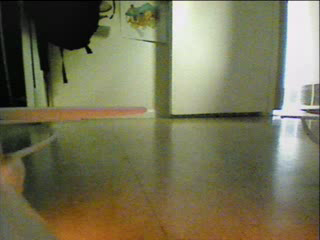
#> input picture frame 0 of Experiments/FeatureDetection/output.mov, 320 x 240 px, given in place of the camera
$ python cameraSession.py   (Python 2 division)   (older library calls are emulated)
#> lines starting #> are read from the running program, lines starting #| are printed output that depends on the picture
### Experiments/FeatureDetection/WindowDestruction.py
import cv2


class WindowDestruction:

    @classmethod
    def windowDestroyer(self, numberOfFramesOpen):
        totalFrames = numberOfFramesOpen * 4        # Every frame takes 4 wait keys.
        totalFrames = totalFrames + 1               # Everything is 0 indexed, so we gotta add 1 bad boy on there.
        cv2.destroyAllWindows()
        for i in range(1, totalFrames):
            cv2.waitKey(1)

### Experiments/FeatureDetection/Detect_Blur.py
'''**
 * Detect Blur Class
 *
 * ACKNOWLEDGEMENT CREDITS to pyimagesearch:
 *
 * www.pyimagesearch.com
 *
 * Copyright (c) 2016 Alireza Bahremand
 *
 * Permission is hereby granted, free of charge, to any person obtaining a copy
 * of this software and associated documentation files (the "Software"), to deal
 * in the Software without restriction, including without limitation the rights
 * to use, copy, modify, merge, publish, distribute, sublicense, and/or sell
 * copies of the Software, and to permit persons to whom the Software is
 * furnished to do so, subject to the following conditions:
 *
 * The above copyright notice and this permission notice shall be included in all
 * copies or substantial portions of the Software.
 *
 * THE SOFTWARE IS PROVIDED "AS IS", WITHOUT WARRANTY OF ANY KIND, EXPRESS OR
 * IMPLIED, INCLUDING BUT NOT LIMITED TO THE WARRANTIES OF MERCHANTABILITY,
 * FITNESS FOR A PARTICULAR PURPOSE AND NONINFRINGEMENT. IN NO EVENT SHALL THE
 * AUTHORS OR COPYRIGHT HOLDERS BE LIABLE FOR ANY CLAIM, DAMAGES OR OTHER
 * LIABILITY, WHETHER IN AN ACTION OF CONTRACT, TORT OR OTHERWISE, ARISING FROM,
 * OUT OF OR IN CONNECTION WITH THE SOFTWARE OR THE USE OR OTHER DEALINGS IN THE
 * SOFTWARE.
 */'''


# import the necessary packages
import argparse
import cv2
import os

class DetectBlur:
    # We have our accessor and mutator methods for the blurThresh
    # because we will want to fiddle around with the blur detection
    # to fine tune it to a set level for best blur detection focus range.

    def __init__(self, threshValue):
        self.__threshBlur = threshValue

    # Mutator method for changing static blurDetectionThresh value.
    def setBlurThresh(self, newValue):
        self.__threshBlur = newValue

    # Accessor method for static blurDetectionThresh value.
    def getBlurThresh(self):
        return self.__threshBlur

    # [4 lines left out: function variance_of_laplacian, not called in this run]

    def list_images(self,basePath, contains=None):
        # retirm the set of files that are valid.
        return list_files(basePath, validExts=(".jpg", ".jpeg", ".png", ".bmp"), contains=contains)


    # [18 lines left out: function list_files, not called in this run]

    '''if __name__ == '__main__':
        cap = cv2.VideoCapture(0)

        # loop over the input images
        #for imagePath in paths.list_images(args["images"]):
        while True:
                ret, image = cap.read()
            # load the image, convert it to grayscale, and compute the
            # focus measure of the image using the Variance of Laplacian
            # method
            #image = cv2.imread(imagePath)
                gray = cv2.cvtColor(image, cv2.COLOR_BGR2GRAY)
                fm = variance_of_laplacian(gray)
                text = "Not Blurry"

            # if the focus measure is less than the supplied threshold,
            # then the image should be considered "blurry"
                threshValue = 100       # This will be the value we fiddle with most to determine thresh marking.
                if fm < 100:
                        text = "Blurry"

            # show the image
                cv2.putText(image, "{}: {:.2f}".format(text, fm), (10, 30),
                cv2.FONT_HERSHEY_SIMPLEX, 0.8, (0, 0, 255), 3)
                cv2.imshow("Image", image)
                #key = cv2.waitKey(0)
                k = cv2.waitKey(30) & 0xFF
                if k == 27:                  # If we press the escape key terminate.
                        break

        cap.release()                   # Turn off the camera.
        cv2.destroyAllWindows()
        for i in range(1,5):            # As always due to delays of processes we want a waitkey of 4 per window open to fully terminate without freezing.
            cv2.waitKey(1)'''

### Experiments/FeatureDetection/MotionDetection.py
# import the necessary packages
import datetime
import time
import cv2
import numpy as np
from Filters import Filters

# A thought possibly worth pursuing further down the line..
# Allow MotionDetection to take a parameter that is the first frame to be read
# and perform the motion tracking on it.
# Thus each time the object is created we are reading a new frame.
# Basically we want someway to call a method that will continuously update the first
# frame when need be.
class MotionDetection:

    def __init__(self):
        self.firstFrame = None      # Uninitialized static first frame variable.
        self.cornerDetectionThresh = 5000

    def refreshFirstFrame(self, frame):
        #gray = cv2.cvtColor(frame, cv2.COLOR_BGR2GRAY) # So here we convert to grayscale cause color is irelevant
        #gray = cv2.GaussianBlur(gray, (31, 31), 0)      # We can change the region from 21 21 later for smoothing out noise.
        self.firstFrame = frame

    def increaseCornerDetectionThresh(self, threshValue):
        self.cornerDetectionThresh += threshValue
        print ("Value is now: " + str(self.cornerDetectionThresh))

    def decreaseCornerDetectionThresh(self, threshValue):
        self.cornerDetectionThresh -= threshValue
        print ("Value is now: " + str(self.cornerDetectionThresh))

    # [19 lines left out: function showMotion, not called in this run]

### Experiments/FeatureDetection/cameraSession.py
import cv2
import numpy as np
import time
import datetime
import sys
import os.path
from Filters import Filters          # This should allow us to import the Filters file.
from WebcamVideoStream import WebcamVideoStream
from Cascading import Cascading
from Detect_Blur import DetectBlur
from compressImages import ImageCompression
from WindowDestruction import WindowDestruction
from MotionDetection import MotionDetection


class CameraSession():


    def __init__(self):
        # If video source is USB device for testing, we will use the vs and cap variables below.
        #self.vs = WebcamVideoStream(src=0).start()       # so we want to read video in as a stream now so we can
        self.capture = cv2.VideoCapture(0)
        # CHANGE MILES
        # 0 for drone,
        # 1 for webcam in the case of Miles computer

        # If video source is drone, we will use the code below.
        self.fourcc = cv2.cv.CV_FOURCC(*'XVID')
        self.out = cv2.VideoWriter('output.mov', self.fourcc, 20.0, (640, 480))
        # So we want to open application for video driver first, and then run file.
        # Currently the webcam video stream class does not work for video capture, therefore we
        # need to stick to cv2.VideoCapture() until WebcamVideoStream can be optimized for working.

        # Instantiate objects
        self.filters = Filters()                             # Filters for filtering the file.
        self.motionDetection = MotionDetection()             # MotionDetection for grabbing motion.
        self.cascadeDetection = Cascading()                  # Cascading for feature recognition.
        self.blurDetection = DetectBlur(150)                 # 100 would be the value to be used for fine tuning.
        self.destroyWindows = WindowDestruction()

        time.sleep(0.25)                                # Allow camera a few miliseconds for booting up.
        self.firstFrame = None                               # First frame is a variable to be used for motion tracking, firstFrame is the frame being compared for motion change.

        # Initiate toggles.
        self.motionTime = False
        self.cascadeTime = False
        self.blurDetectionTime = False

        # Initialize external variables.
        self.numFrames = 0
        self.ts = time.time()

    def main(self):
        counter = 0                                 # Counter for gathering image files for blur detection. Counter increments number of pictures for filename.
        while True:
            # grab the frame from the threaded video stream and resize it
            # to have a maximum width of 400 pixels
            # CHANGE MILES
            #frame = self.vs.read()
            ret, frame = self.capture.read()
#> frame is the input picture: shape (240, 320, 3); mean B, G, R 86.3, 115.4, 117.4

            # If the WebcamVideoStream object has a frame grabbed, lets perform the basic required operations for all the features.
            # CHANGE MILES
            if (ret):
            #if (self.vs.grabbed):
                #self.motionDetection.refreshFirstFrame(frame)
                grayFrame = cv2.cvtColor(frame, cv2.COLOR_BGR2GRAY)  # Grayscale the image
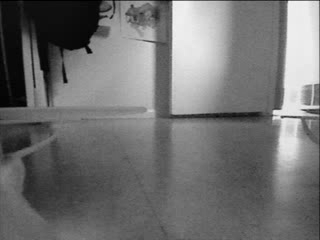
#> grayFrame: shape (240, 320); min 0, max 244, mean 112.6
                grayGausFrame = cv2.GaussianBlur(grayFrame, (21, 21), 0)            # Second, we want to apply a guassian blur to reduce noise.
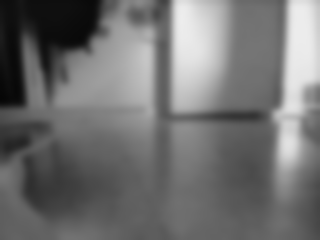
#> grayGausFrame: shape (240, 320); min 6, max 237, mean 112.8
            # originally our dimensions for gaussian blur is 21 by 21

                #commandImage = str(input('Enter Image Function to perform:'))           # String input variable for checking.

                if (cv2.waitKey(3) & 0xFF == ord('m')):    # Initiate motion tracking feature.
#> (key q is pressed here)
                    print "You initiated the motion tracking featurette"
                    # Toggle switch
                    if (self.motionTime != True):
                        self.motionTime = True
                    else:
                        self.motionTime = False
                        print "Motion tracking is turned off."
                        # Cascade checking.
                elif (cv2.waitKey(3) & 0xFF == ord('c')):  # Initiate cascade detection feature.
#> (key q is pressed here)
                    print "You initiated the cascade image recogntion feature"
                    # Toggle on off the cascading featurette.
                    if (self.cascadeTime != True):
                        self.cascadeTime = True
                    else:
                        self.cascadeTime = False
                        print "Cascading is turned off."
                elif (cv2.waitKey(3) & 0xFF == ord('b')):  # Initiate blur detection feature.
#> (key q is pressed here)
                    print "You initiated the blur detection featurette."
                    if (self.blurDetectionTime != True):
                        self.blurDetectionTime = True
                    else:
                        self.blurDetectionTime = False
                        print "Blur detection is turned off."
                # May want to sub categorize the 'r' 'u' & 'd' keys.
                elif (cv2.waitKey(5) & 0xFF == ord('r')):   # Refresh the first frame for motion tracking.
#> (key q is pressed here)
                    print "You pressed refresh"
                    self.motionDetection.refreshFirstFrame(frame)
                    continue
                elif (cv2.waitKey(5) & 0xFF == ord('i')):  # Increase motion tracking thresh.
#> (key q is pressed here)
                    print("You increased the motion detection thresh value to " + str(self.motionDetection.cornerDetectionThresh))
                    self.motionDetection.increaseCornerDetectionThresh(100)
                    continue
                elif (cv2.waitKey(5) & 0xFF == ord('d')):  # Decrease motion tracking thresh.
#> (key q is pressed here)
                    print("You decreased the motion detection thresh value to " + str(self.motionDetection.cornerDetectionThresh))
                    self.motionDetection.decreaseCornerDetectionThresh(100)
                    continue
                elif (cv2.waitKey(5) & 0xFF == ord('q')):  # Increase blur detection thresh.
#> (key q is pressed here)
                    newBlurThresh = (75 + self.blurDetection.getBlurThresh())
                    self.blurDetection.setBlurThresh(newBlurThresh)
                    print("You increased blur detection thresh to " + str(self.blurDetection.getBlurThresh()))
                    continue
                elif (cv2.waitKey(5) & 0xFF == ord('w')):  # Decrease blur detection thresh.
                    newBlurThresh = (self.blurDetection.getBlurThresh() - 75)
                    self.blurDetection.setBlurThresh(newBlurThresh)
                    print("You decreased blur detection thresh to " + str(self.blurDetection.getBlurThresh()))
                    continue
                # Alas, apart of the motion tracking, if our first frame is set to none, we will set it up ourselves.
                elif self.motionDetection.firstFrame is None:
                    self.motionDetection.refreshFirstFrame(frame)
                    continue


                ''' End of object featurette toggling via keyboard keys. '''
                # Toggle checks
                if (self.motionTime):
                    cnts, frameDelta = self.motionDetection.showMotion(grayFrame)

                    for c in cnts:
                        # if the contour is too small, ignore it
                        # In respect to fine tuning, it looks like around 500 is optimal for testing in a room like environment.
                        # A change occurs if we want to notice someone walking in, or motion in a undetected scene, then we jump the gun to 4500+.
                        if cv2.contourArea(c) < self.motionDetection.cornerDetectionThresh:     # Value to fine tune.
                            continue
                            # compute the bounding box for the contour, draw it on the frame,
                            # and update the text
                        (x, y, w, h) = cv2.boundingRect(c)
                        cv2.rectangle(frame, (x, y), (x + w, y + h), (255, 0, 0), 2)
                elif (self.cascadeTime):         # If we chose to perform haarcascading
                    self.cascadeDetection.faceCascadeDetectionOfImage(frame)
                elif (self.blurDetectionTime):
                    # We grayscaled it so we can apply the laplacian variance on the grayscaled frame.
                    fm = self.blurDetection.variance_of_laplacian(grayFrame)             # Return an integer value depicting the varaiance factor of blur detection.
                    # This will be the value that is outputted to the screen.

                    #if (fm > ((self.blurDetection.getBlurThresh()/2)+self.blurDetection.getBlurThresh())):
                    if (fm > (self.blurDetection.getBlurThresh()*5)):

                    # So basically we set the conditional to have a limited range of blurDetectionThresh
                    # We specify it to be 2 times the threshValue to save it.
                    #myDirname = os.path.normpath("C:/Users/M4l2l_es/Dropbox/Ali_and_miless_awesome_vision_stuff/FeatureDetection/NoneBlurDetectedPictures/")
                        st = datetime.datetime.fromtimestamp(self.ts).strftime('_TS:%Y-%m-%d::%H:%M:%S')
                        # CHANGE MILES
                        #myDirName = os.path.normpath("NoneBlurDetectedPictures/" + str(counter) + st + ".png")  # os.path.normpath will set the directory path for any opreating system.
                        myDirName = str(counter) + "Image" + ".jpg"
                        cv2.imwrite(myDirName, frame)
                        counter = counter + 1
                    text = ""           # will have to get rid of text variable later below and beside.
                    cv2.putText(frame, "{}: {:.2f}".format(text, fm), (10, 30), cv2.FONT_HERSHEY_SIMPLEX, 0.8, (0, 255, 0), 3)

                # Outside of toggle checks lets render the frames
                cv2.imshow("Frame", frame)
                self.out.write(frame)               # Writing frame, so outputting frame to file.
                k = cv2.waitKey(1) & 0xFF
                if k == 27:
                    break

        # CHANGE MILES
        #self.vs.stop()
        self.capture.release()
        cv2.destroyAllWindows()
        self.destroyWindows.windowDestroyer(1)


if __name__ == '__main__':
    cameraSession = CameraSession()
    cameraSession.main()
